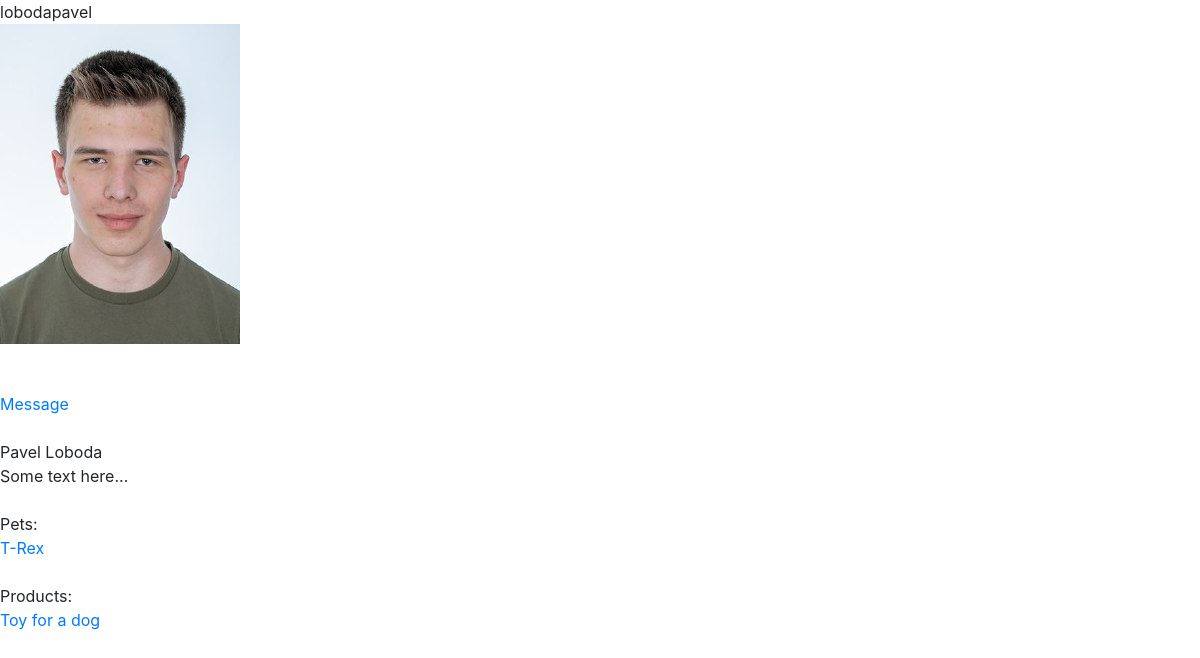
Page /web_interface/profile/32 on the earlier database version.
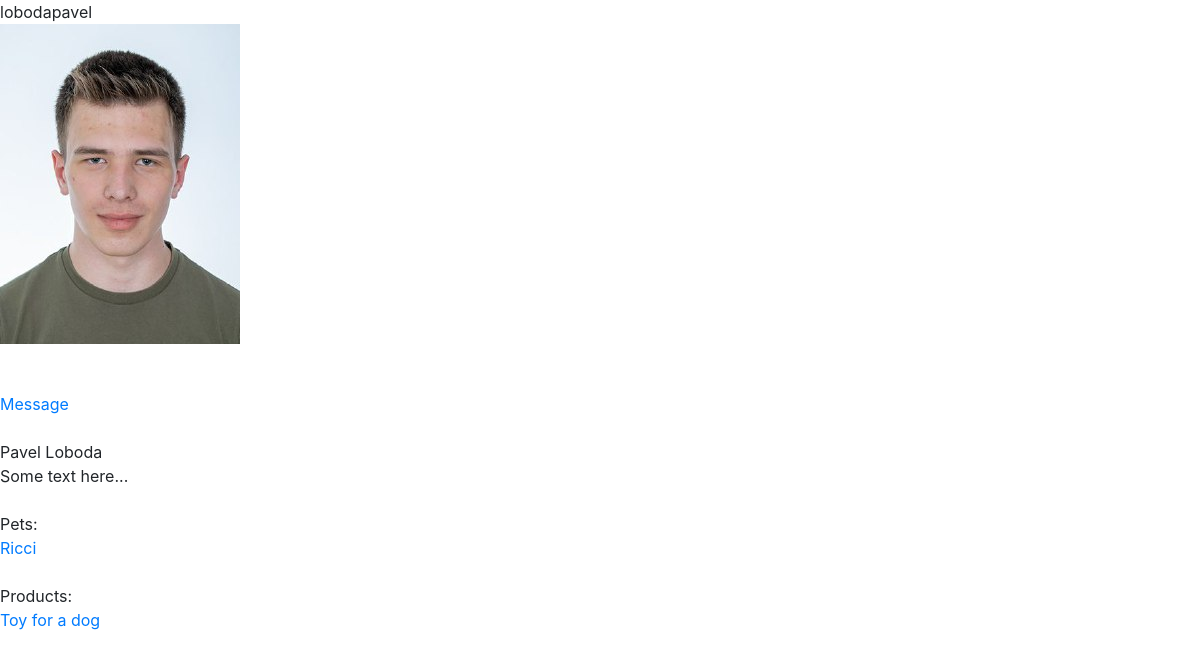
Same page on the later database version.
### web_auth/models.py (models this page shows, shortened)
class User(AbstractUser):
    first_name = models.CharField(max_length=35)
    last_name = models.CharField(max_length=35)
    email = models.EmailField(max_length=70, unique=True)
    username = models.CharField(max_length=45, unique=True)
    avatar = models.ImageField(upload_to='users/avatars/', default='defaults/avatars/default_user_avatar.jpg')
    date_joined = models.DateTimeField(default=timezone.now)
    bio = models.TextField(blank=True)
    status = models.CharField(blank=True, max_length=70)
    USERNAME_FIELD = 'email'
    REQUIRED_FIELDS = ['first_name', 'username']

class Pet(models.Model):
    name = models.CharField(max_length=35)
    avatar = models.ImageField(upload_to='pets/avatars/', default='defaults/avatars/default_pet_avatar.png')
    owner = models.ForeignKey(User, on_delete=models.CASCADE)

class Product(models.Model):
    image = models.ImageField(upload_to='products/images', default='defaults/products/default_product_image.png')
    title = models.CharField(max_length=70)
    description = models.TextField()
    price = models.FloatField()
    seller = models.ForeignKey(User, on_delete=models.CASCADE)

### web_interface/views.py (the view)
# urls.py: path('profile/', views.profile, name='profile_view'),
def profile_view(request, pk):
    User = get_user_model()
    user = User.objects.get(pk=pk)
    pets = Pet.objects.filter(owner=user)
    products = Product.objects.filter(seller=user)
    return render(request, 'profile_view.html', {
        'user': user,
        'products': products,
        'pets': pets,
    })

### web_interface/templates/profile_view.html (shortened to what this page needs)
{% extends 'base.html' %}
{% block content %}
{{ user.username }} <br>
<img src="{{ user.avatar.url }}" alt=""><br>
<br><br>
<a href="/chat/join/{{ user.pk }}">Message</a>
<br><br>
{{ user.first_name }} {{ user.last_name }} <br>
{{ user.bio }}<br> <br>
Pets:
{% for pet in pets %}
<br><a href="/web_interface/pet/{{ pet.pk }}">{{ pet.name }}</a>
{% endfor %}
<br><br>
Products:
{% for product in products %}
<br><a href="/web_interface/product/{{ product.pk }}">{{ product.title }}</a>
{% endfor %}
<br><br>
{% endblock %}

### chat/templates/base.html (shortened to what this page needs)
{% load static %}
<!DOCTYPE html>
<html lang="en">
<head>
    <link rel="stylesheet" type="text/css" href="{% static '/assets/bootstrap/css/bootstrap.min.css' %}">
    <link rel="stylesheet" type="text/css" href="{% static '/assets/bootstrap/css/bootstrap-grid.min.css' %}">
</head>
<body>
{% block content %}
{% endblock %}
</body>
</html>

Differences in the rows shown:
changed Pet: name "T-Rex" → "Ricci"
